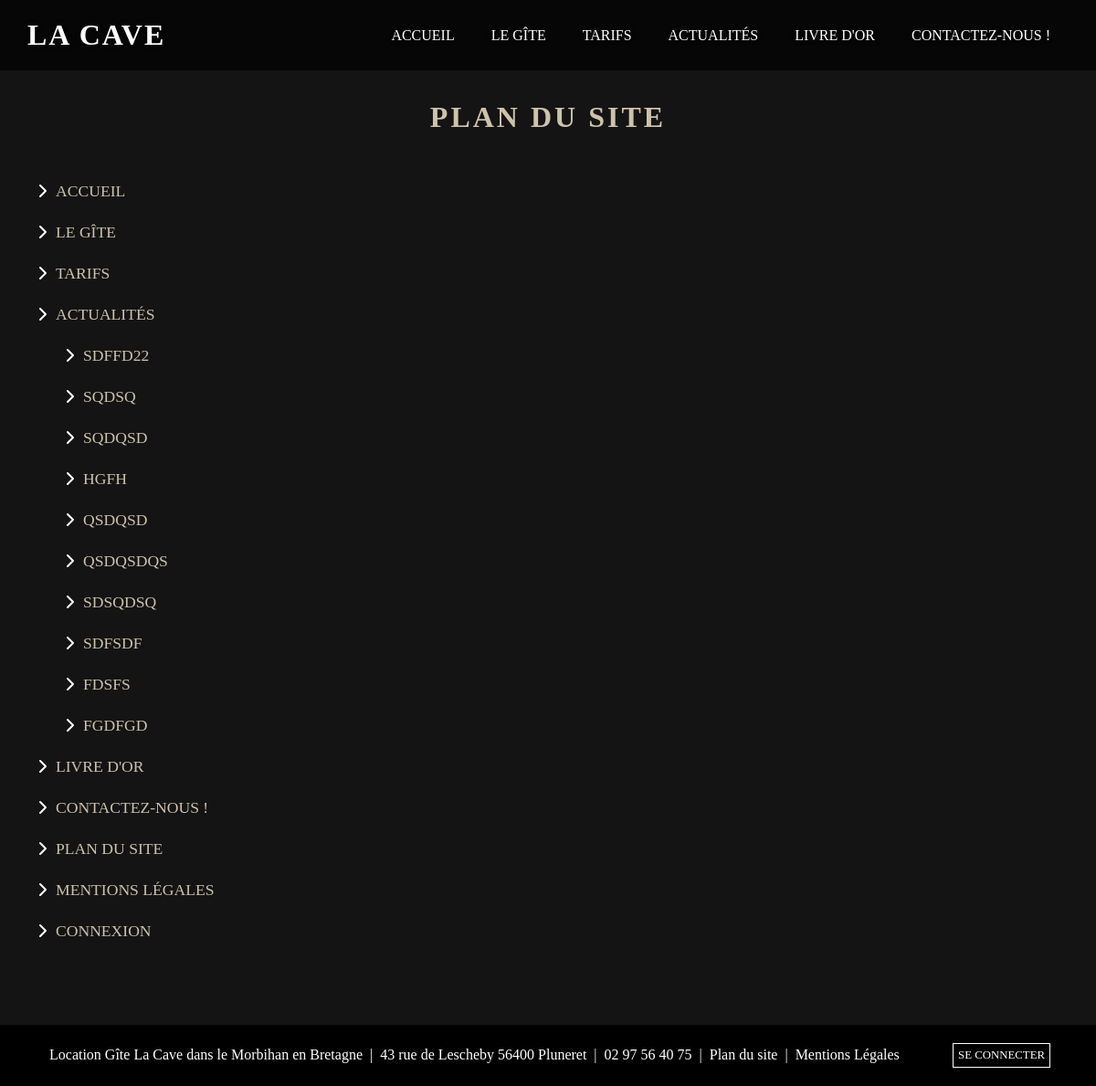
/index.php?action=planDuSite, run on an earlier commit of the app's database.
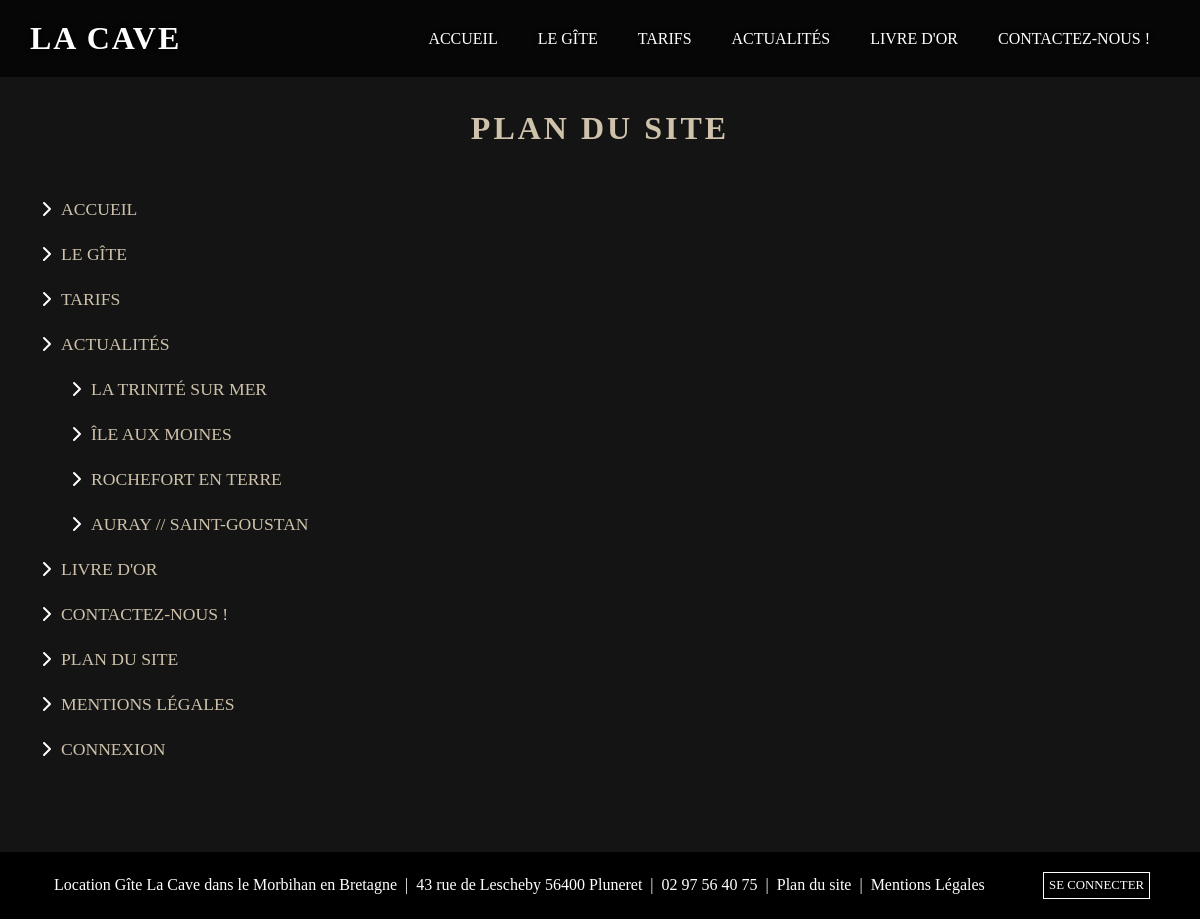
And on a later commit of the database.
### tables this page shows
CREATE TABLE `articles` (
  `id` bigint(20) UNSIGNED NOT NULL,
  `title` varchar(255) DEFAULT NULL,
  `content` text DEFAULT NULL,
  `description_articles` varchar(100) DEFAULT NULL,
  `titre_img_articles` varchar(255) DEFAULT 'Modifier le titre de l image',
  `image_articles` varchar(255) DEFAULT 'app/public/front/images/articles/article-morbihan-bretagne.webp',
  `idarticlesusers` int(11) UNSIGNED NOT NULL
);

### app/Controllers/Front/FrontController.php (called while the page is built, shortened)
<?php
class FrontController{
    function planDuSite(){
        $articlesPlan = new \Project\Models\ArticleManager();
        $allArticlesPlan = $articlesPlan->planDuSite();
        require 'app/views/front/planDuSite.php';
    }
}

### app/Models/ArticleManager.php (called while the page is built, shortened)
<?php
class ArticleManager extends Manager{
    public function planDuSite(){
        $bdd = $this->bdConnect();
        $req = $bdd->query("SELECT * FROM articles ORDER BY id DESC");
        return $req;
    }
}

### app/views/front/planDuSite.php (the view, shortened to what this page needs)
    <section class="taille_1170 bloc_titre_general">
        <h1 class="marge_h1">Plan du site</h1>
        <div class="bloc_lien_planDuSite">
            <img src="app/public/front/images/icones/chevron-gite-pluneret.svg" alt="Localisation du gîte La Cave"
        class="svg_planDuSite">
            <p><a href="./" title="Accueil - La Cave">Accueil</a></p>
        </div>
        <div class="bloc_lien_planDuSite">
            <img src="app/public/front/images/icones/chevron-gite-pluneret.svg" alt="Localisation du gîte La Cave"
        class="svg_planDuSite">
            <p><a href="index.php?action=legite" title="Le Gîte - La Cave">Le gîte</a></p>
        </div>
        <div class="bloc_lien_planDuSite">
            <img src="app/public/front/images/icones/chevron-gite-pluneret.svg" alt="Localisation du gîte La Cave"
        class="svg_planDuSite">
            <p><a href="index.php?action=tarifs" title="Tarifs - La Cave">Tarifs</a></p>
        </div>
        <div class="bloc_lien_planDuSite">
            <img src="app/public/front/images/icones/chevron-gite-pluneret.svg" alt="Localisation du gîte La Cave"
        class="svg_planDuSite">
            <p><a href="index.php?action=actualites" title="Actualités - La Cave">Actualités</a></p>
        </div>
        <?php foreach($allArticlesPlan as $allArticlePlan){ ?>
            <div class="bloc_lien_planDuSite bloc_lien_actus">
                <img src="app/public/front/images/icones/chevron-gite-pluneret.svg" alt="Localisation du gîte La Cave"
        class="svg_planDuSite">
                <p><a href="index.php?action=actualitesSingle&id=<?= $allArticlePlan['id'] ?>" title="<?= $allArticlePlan['title'] ?>"><?= $allArticlePlan['title'] ?></a></p>
            </div>
        <?php } ?>
        <div class="bloc_lien_planDuSite">
            <img src="app/public/front/images/icones/chevron-gite-pluneret.svg" alt="Localisation du gîte La Cave"
        class="svg_planDuSite">
            <p><a href="index.php?action=livredor" title="Livre d'or - La Cave">Livre d'or</a></p>
        </div>
        <div class="bloc_lien_planDuSite">
            <img src="app/public/front/images/icones/chevron-gite-pluneret.svg" alt="Localisation du gîte La Cave"
        class="svg_planDuSite">
            <p><a href="index.php?action=contactezNous" title="Contactez-Nous - La Cave">Contactez-nous !</a></p>
        </div>
        <div class="bloc_lien_planDuSite">
            <img src="app/public/front/images/icones/chevron-gite-pluneret.svg" alt="Localisation du gîte La Cave"
        class="svg_planDuSite">
            <p><a href="index.php?action=planDuSite" title="Plan du site - La Cave">Plan du site</a></p>
        </div>
        <div class="bloc_lien_planDuSite">
            <img src="app/public/front/images/icones/chevron-gite-pluneret.svg" alt="Localisation du gîte La Cave"
        class="svg_planDuSite">
            <p><a href="index.php?action=mentionsLegales" title="Mentions Légales - La Cave">Mentions Légales</a></p>
        </div>
        <div class="bloc_lien_planDuSite">
            <img src="app/public/front/images/icones/chevron-gite-pluneret.svg" alt="Localisation du gîte La Cave"
        class="svg_planDuSite">
            <p><a href="administration.php?action=connexionAdministration" title="Connexion - La Cave">Connexion</a></p>
        </div>
    </section>
<?php require 'templates/template.php'; ?>

What changed in the data, as far as the page shows it:
removed articles: title "SDFFD22"
removed articles: title "SQDSQ"
removed articles: title "SQDQSD"
removed articles: title "HGFH"
removed articles: title "QSDQSD"
removed articles: title "QSDQSDQS"
removed articles: title "SDSQDSQ"
removed articles: title "SDFSDF"
removed articles: title "FDSFS"
removed articles: title "FGDFGD"
added articles: title "LA TRINITÉ SUR MER"
added articles: title "ÎLE AUX MOINES"
added articles: title "ROCHEFORT EN TERRE"
added articles: title "AURAY // SAINT-GOUSTAN"
